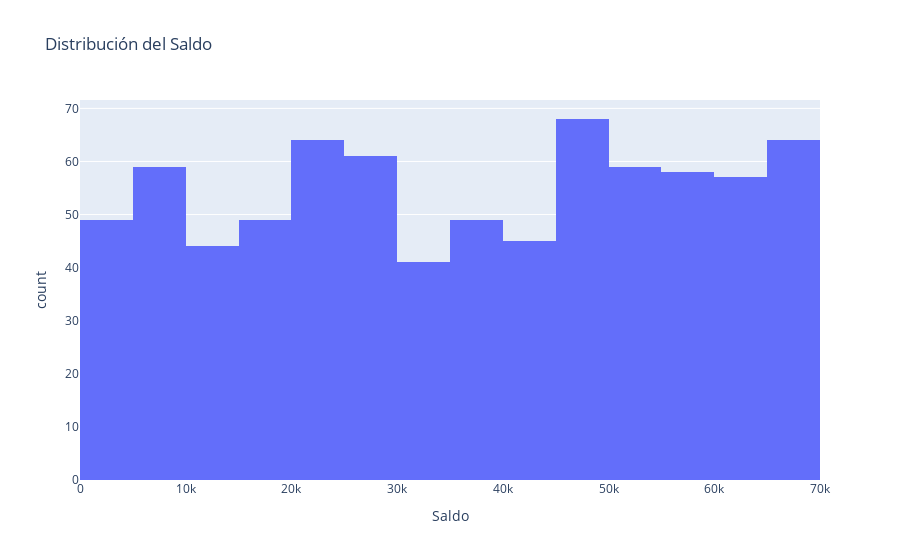

Notebook code cell kept with this figure:
### Code cell
fig = px.histogram(df, x='Saldo', title= 'Distribución del Saldo') #no hay una clara distribución de los datos
fig.show()

### Figure 1 — Plotly figure (JSON) as saved in the notebook; plotly's stock layout.template omitted (floating-point values rounded to 4 significant figures; data arrays with more than 128 entries replaced by an {"elided": "..."} marker saying what was removed)
{"data": [{"alignmentgroup": "True", "bingroup": "x", "hovertemplate": "Saldo=%{x}<br>count=%{y}<extra></extra>", "legendgroup": "", "marker": {"color": "#636efa"}, "name": "", "offsetgroup": "", "orientation": "v", "showlegend": false, "type": "histogram", "x": {"elided": "767 int values"}, "xaxis": "x", "yaxis": "y"}], "layout": {"barmode": "relative", "legend": {"tracegroupgap": 0}, "title": {"text": "Distribución del Saldo"}, "xaxis": {"anchor": "y", "domain": [0, 1], "title": {"text": "Saldo"}}, "yaxis": {"anchor": "x", "domain": [0, 1], "title": {"text": "count"}}}}
